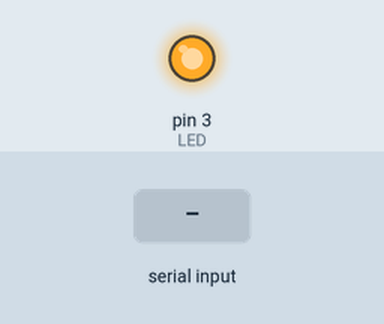
The sketch below on a simulated Arduino Uno, built with avr-gcc and run on an emulated ATmega328P. Parts: output pins drawn as LEDs (lit = HIGH). The test bench sets the inputs (shaded band).

Above: at 1.2 s.
1.3 s: "D" received over the second serial link
At 2.4 s:
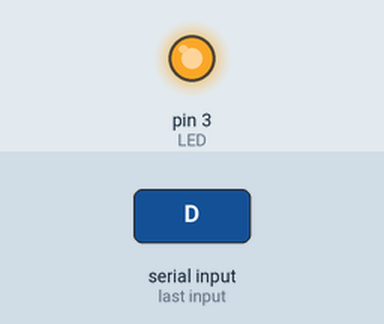
2.8 s: "U" received over the second serial link
At 3.6 s:
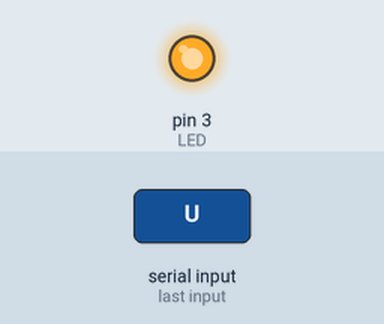
Timing chart, 0 to 5.8 s (numbered marks = the images above; inputs shaded):
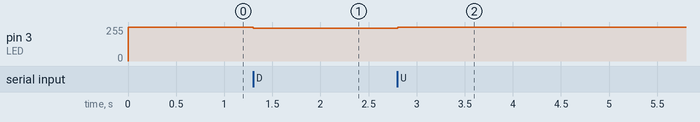

The sketch:

sketch_oct19e.ino
```cpp
//블루투스 통신

#include <SoftwareSerial.h>
#define rxPin 12
#define txPin 13
#define LED 3
int ledBright = 255;
SoftwareSerial swSerial(rxPin, txPin);
int data;

void changeBrightLED(){
  if (ledBright <= 0){
    ledBright = 0;
    }
  if (ledBright >= 255){
    ledBright = 255;
    }
    analogWrite(LED, ledBright);
  }

void setup(){
  Serial.begin(9600);
  pinMode(LED, OUTPUT);
  changeBrightLED();
  }

void loop(){
  if (swSerial.available()){
    data = swSerial.read();
    switch(data){
      case 'U':
        ledBright +=10;
        changeBrightLED();
        break;
      case 'D' :
        ledBright -= 10;
        changeBrightLED();
        break;
      }
    }
    delay(50);
  }
```

Measured:
- after the input at 1.3 s, pin 3 (LED): 255/255 → 245/255 at once
- after the input at 2.8 s, pin 3 (LED): 245/255 → 255/255 at once
